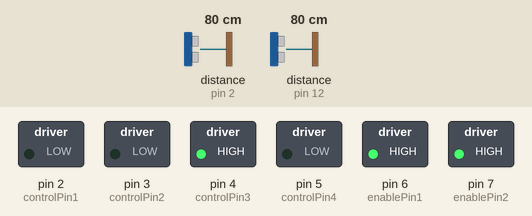
Recording of a sketch running on a simulated Arduino Uno, built with avr-gcc and run on an emulated ATmega328P. Parts: switched loads named in the sketch (green lamp = pin HIGH). Wiring (inferred from the names in the program): ultrasonic range finder: trigger pin 13; echo pin 12. Inputs (shaded band) come from the test bench; at power-on: distance to the obstacle (sensors on pin 2, pin 12) 80 cm. The echo pulse lasts 58.3 µs per cm; pins used as bus, display or sensor lines are not drawn; what the sketch prints to the serial monitor is not drawn.

Above: at 0.1 s.
Timing chart, 0 to 1.6 s (numbered marks = the images above):
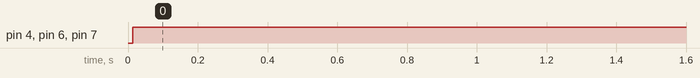

The sketch:

BASIC_ULTRASONIC_DC_MOTOR_INTEGRATION.ino
```cpp
enum {GO_AHEAD, GO_BACK, GO_RIGHT, STOP, GO_POWERLEFT, GO_POWERRIGHT};
//Left Motor
const int controlPin1 = 2;
const int controlPin2 = 3;
const int enablePin1 =6;
//Right Motor
const int controlPin3 = 4;
const int controlPin4 = 5;
const int enablePin2 =7;

// Left UltraSonic Sensor
const int trigPin = 13; //GREEN
const int echoPin = 12; //BLUE
// Right UltraSonic Sensor;
const int btrigPin = 3; //GREEN
const int bechoPin =2;//BLUE

void setup() {
  // put your setup code here, to run once:
  //Ultrasonic 1
  pinMode(trigPin, OUTPUT); // Sets the trigPin as an Output
  pinMode(echoPin, INPUT); // Sets the echoPin as an Input
  //Ultrasonic 2

  pinMode(btrigPin, OUTPUT); // Sets the trigPin as an Output
  pinMode(bechoPin, INPUT); // Sets the echoPin as an Input
  //Left Motor
  pinMode(controlPin1, OUTPUT);
  pinMode(controlPin2, OUTPUT);
  pinMode(enablePin1, OUTPUT);
  //Right Motor
  pinMode(controlPin3, OUTPUT);
  pinMode(controlPin4, OUTPUT);
  pinMode(enablePin2, OUTPUT);


  digitalWrite(enablePin1,LOW);
  digitalWrite(enablePin2,LOW);
  Serial.begin(9600); // Starts the serial communication
}

void loop() {
  // put your main code here, to run repeatedly:
  byte goDirection;
  int duration, distance;
  digitalWrite(trigPin, HIGH);
  delayMicroseconds(1000);
  digitalWrite(trigPin, LOW);
  duration = pulseIn(echoPin, HIGH);
  distance = (duration/2) / 29.1;


  Serial.print("Distance L: ");
  Serial.println(distance);
  int bduration, bdistance;
  digitalWrite(btrigPin, HIGH);
  delayMicroseconds(1000);
  digitalWrite(btrigPin, LOW);
  bduration = pulseIn(bechoPin, HIGH);
  bdistance = (bduration/2) / 29.1;


  Serial.print("Distance R: ");
  Serial.println(bdistance);


switch (goDirection)
  {
    case GO_AHEAD:
      Serial.println("Go ahead");
      digitalWrite(enablePin1,HIGH);
      digitalWrite(enablePin2,HIGH);
      digitalWrite(controlPin1, HIGH);
      digitalWrite(controlPin2, LOW);
      digitalWrite(controlPin3, HIGH);
      digitalWrite(controlPin4, LOW);
      analogWrite(enablePin1, 255);
      analogWrite(enablePin2, 255);
      delay(10);
      break;
    case STOP:
      Serial.println("No line detected - STOP!");
      analogWrite(enablePin1, 0);
      analogWrite(enablePin2, 0);
      delay(10);
      break;
    case GO_BACK:
      Serial.println("No line detected - GO BACK!");
      Serial.println("Go ahead");
      digitalWrite(enablePin1,HIGH);
      digitalWrite(enablePin2,HIGH);
      digitalWrite(controlPin1, LOW);
      digitalWrite(controlPin2, HIGH);
      digitalWrite(controlPin3, LOW);
      digitalWrite(controlPin4, HIGH);
      analogWrite(enablePin1, 255);
      analogWrite(enablePin2, 255);
      delay(10);
      break;
  }

}
```

Measured:
- by itself, pin 4 (controlPin3), pin 6 (enablePin1), pin 7 (enablePin2): LOW → HIGH at 0.01 s
